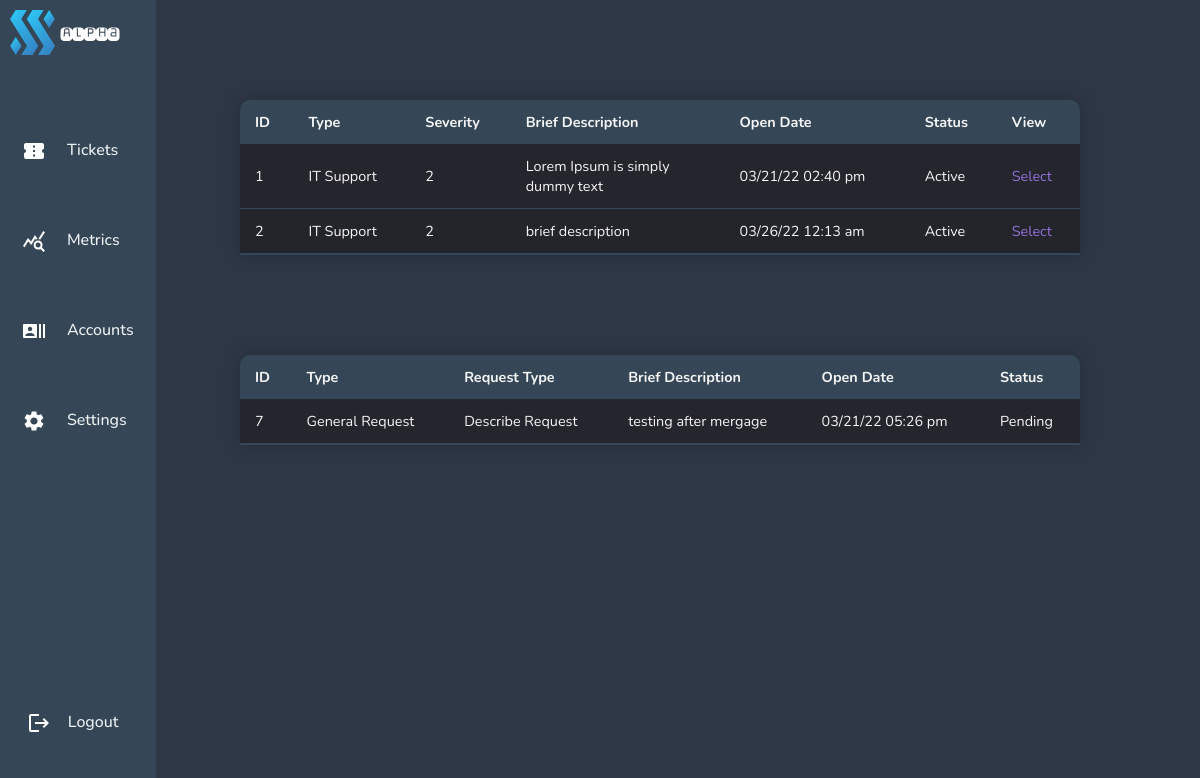
Page /pages/adminviewticket.php on the earlier database version.
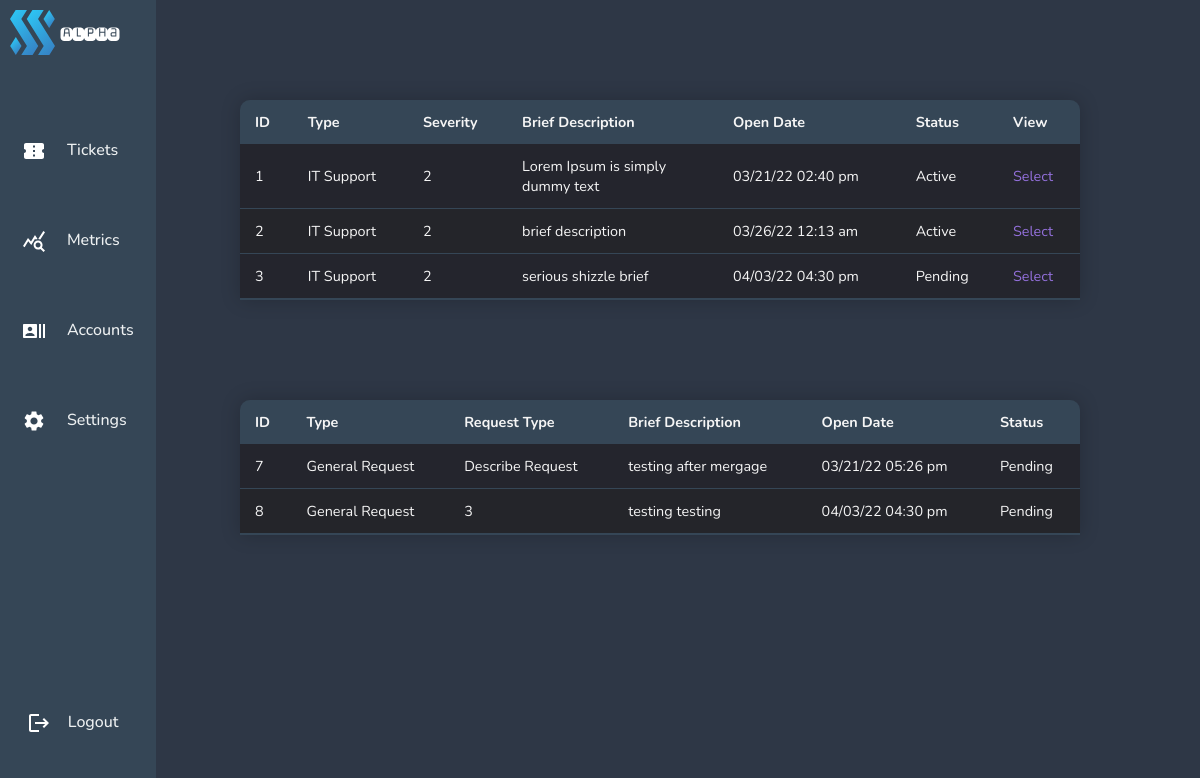
Same page on the later database version.
### tables this page shows
CREATE TABLE "itticket" (
	"id"	INTEGER,
	"user"	INTEGER,
	"type"	TEXT,
	"severity"	BLOB,
	"brief"	INTEGER,
	"full"	TEXT,
	"createdon"	TEXT,
	"status"	TEXT,
	"comment"	TEXT,
	"updatedon"	TEXT,
	PRIMARY KEY("id")
);

CREATE TABLE "requestticket" (
	"id"	INTEGER,
	"type"	TEXT,
	"request"	TEXT,
	"brief"	TEXT,
	"full"	TEXT,
	"status"	TEXT,
	"createdon"	TEXT,
	PRIMARY KEY("id" AUTOINCREMENT)
);

### pages/adminviewticket.php (the view, shortened to what this page needs)
<!DOCTYPE html>
<html lang="en">
<head>
    <?php include'../navigation/admindashnavbar.php';
    require ('../config/dbcon.php'); ?>
    <link rel="stylesheet" href="../navigation/admindashnavbar.css">
    <link rel="stylesheet" href="../css/admintickettable.css">
</head>
<body bgcolor="#2E3746">
<div class="full-screen-container">
    <?php
    $query = "SELECT * FROM itticket";
    $statement = $conn->prepare($query);
    $statement->execute();
    $statement->setFetchMode(PDO::FETCH_OBJ);
    $result = $statement->fetchAll();
    ?>
    <table class="ticket-table">
        <thead>
        <tr>
            <th>ID</th>
            <th>Type</th>
            <th>Severity</th>
            <th>Brief Description</th>
            <th> Open Date</th>
            <th>Status</th>
            <th>View</th>
        </tr>
        </thead>
        <?php foreach($result as $data) { ?>
            <tr>
                <td><?= $data->id; ?> </td>
                <td><?= $data->type; ?> </td>
                <td><?= $data->severity; ?> </td>
                <td><?= $data->brief; ?> </td>
                <td><?= $data->createdon ?> </td>
                <td><?= $data->status; ?> </td>
                <td>
                    <a href="../pages/admin-select-ticket.php?id=<?= $data->id; ?>" class="selectbutton">Select</a>
                </td>
            </tr>
            <?php
        }
        ?>
    </table>
    <?php
    $query = "SELECT * FROM requestticket";
    $statement = $conn->prepare($query);
    $statement->execute();
    $statement->setFetchMode(PDO::FETCH_OBJ);
    $result = $statement->fetchAll();
    ?>
    <table class="ticket-table" >
        <thead>
        <tr>
            <th>ID</th>
            <th>Type</th>
            <th>Request Type</th>
            <th>Brief Description</th>
            <th>Open Date</th>
            <th>Status</th>
        </tr>
        </thead>
        <?php foreach($result as $data) { ?>
            <tr>
                <td><?= $data->id; ?> </td>
                <td><?= $data->type; ?> </td>
                <td><?= $data->request; ?> </td>
                <td><?= $data->brief; ?> </td>
                <td><?= $data->createdon; ?> </td>
                <td><?= $data->status; ?> </td>
            </tr>
            <?php
        }
        ?>
    </table>
</div>
</body>
</html>

### navigation/admindashnavbar.php (shortened to what this page needs)
<!DOCTYPE html>
    <head>
        <link rel="stylesheet" href="admindashnavbar.css">
    </head>
    <body>
    <div class="navbar">
        <header>
            <a class="logo" href="/"><img src="../images/logo.svg" width="45" height="45" alt="logo"></a>
            <a class="logo2" href="/"><img src="../images/alpha.svg" width="60" height="60" alt="logo"></a>
            <nav>
                <ul class="nav__links">
                    <li><a href="../pages/adminviewticket.php" class="link1">&nbsp;&nbsp;&nbsp;&nbsp;&nbsp;Tickets</a></li>
                    <li><a href="../pages/metrics.php" class="link2">&nbsp;&nbsp;&nbsp;&nbsp;&nbsp;Metrics</a></li>
                    <li><a href="../pages/accounts.php" class="link3">&nbsp;&nbsp;&nbsp;&nbsp;&nbsp;Accounts</a></li>
                    <li><a href="#" class="link4">&nbsp;&nbsp;&nbsp;&nbsp;&nbsp;Settings</a></li>
                </ul>
            </nav>
            <a class="cta" href="../pages/home.php">&nbsp;&nbsp;&nbsp;&nbsp;Logout</a>
        </header>
    </div>
    </body>
</html>

### navigation/admindashnavbar.css (style rules this page uses)
* { box-sizing: border-box; margin: 0; padding: 0; }
header { flex-direction: column; height: 100%; width: 13%; top: 0; left: 0; position: fixed; background-color: #354656 ; }
.logo { position: fixed; top: 10px; left: 10px; z-index: 9999; }
.logo2 { position: fixed; top: 4px; left: 60px; }
.nav__links a, .cta, .overlay__content a { display: flex; justify-content: flex-start; font-family: "Nunito", sans-serif; font-size: medium; font-weight: 500; color: #edf0f1; text-decoration: none; }
.link1::before { white-space: normal; content: url("../images/ticketicon.svg"); margin-left: 4px; }
.link2::before { content: url("../images/metricsicon.svg"); margin-left: 4px; }
.link3::before { content: url("../images/accountsicon.svg"); margin-left: 4px; }
.link4::before { content: url("../images/settingsicon.svg"); margin-left: 4px; }
.nav__links { list-style: none; display: flex; flex-direction: column; justify-content: space-between; padding-top: 300px; position: fixed; top: 100px; left: 0px; z-index: 9999; padding: 9px 17px; }
.nav__links li { padding: 30px 20px; padding-left: 1px; }
.nav__links li a { transition: color 0.3s ease 0s; }
.cta { position: fixed; bottom: 50px; left: 10px; z-index: 9999; padding: 9px 17px; background-color: transparent; border: none; border-radius: 15px; cursor: pointer; transition: background-color 0.3s ease 0s; }
.cta:before { content: url("../images/logouticon.svg"); }

### css/admintickettable.css (style rules this page uses)
* { box-sizing: border-box; font-family: "Nunito", sans-serif; }
.ticket-table { table-layout: fixed; margin-top: 100px; margin-left: 20%; margin-right: auto; margin-bottom: 0px; font-size: 0.9em; min-width: 70%; max-width: 70%; border-collapse: collapse; border-radius: 10px 10px 0 0; box-shadow: 0 0 20px rgba(0, 0 ,0, 0.20); overflow: hidden; }
.ticket-table thead tr { background-color: #354656; color: whitesmoke; text-align: left; font-weight: bold; }
.ticket-table th, .ticket-table td { max-width:180px; word-wrap:break-word; padding: 12px 15px; }
.ticket-table tbody tr { border-bottom: 1px solid #354656; color: whitesmoke; }
.ticket-table tbody tr:nth-of-type(even) { background-color: #24252a; }
.ticket-table tbody tr:nth-of-type(odd) { background-color: #24252d; }
.ticket-table tbody tr:last-of-type { border-bottom: 2px solid #354656; }
.ticket-table a { text-decoration : none; color: mediumpurple; transition: color 0.3s ease 0s; }

Differences in the rows shown:
added itticket: id "3", type "IT Support", severity "2", brief "serious shizzle brief", createdon "04/03/22 04:30 pm", status "Pending"
added requestticket: id "8", type "General Request", request "3", brief "testing testing", createdon "04/03/22 04:30 pm", status "Pending"
